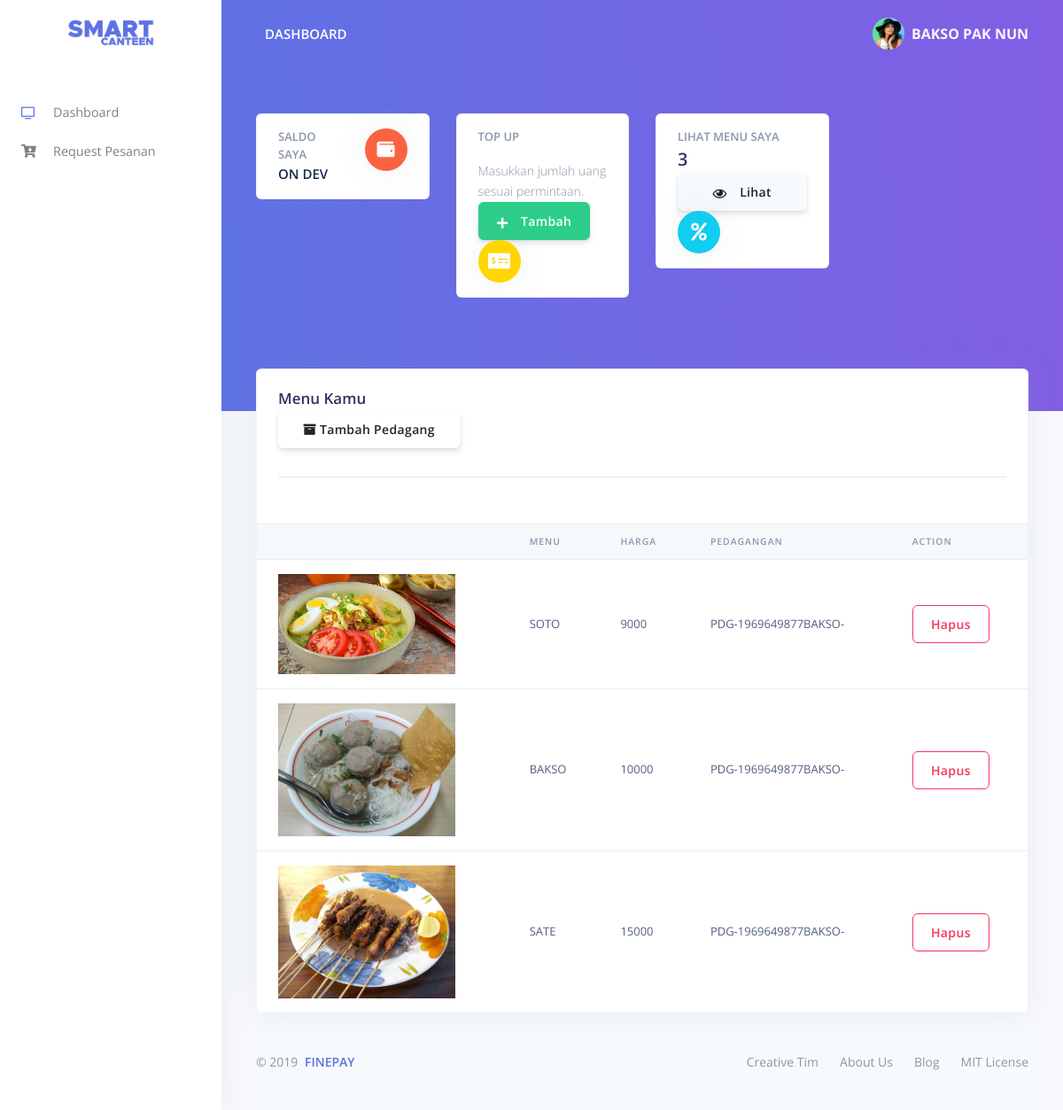
The app's page /dashboard/pedagang/index.php (signed in) with its own data.
### tables this page shows
CREATE TABLE `menu` (
  `id_menu` varchar(20) NOT NULL,
  `name_menu` varchar(50) NOT NULL,
  `harga` int(20) NOT NULL,
  `id_pedagang` varchar(20) NOT NULL,
  `file` text NOT NULL
);

### dashboard/pedagang/data-menu.php (the view, shortened to what this page needs)
<div class="container-fluid mt--7">
     <div class="row mt-5">
       <div class="col-xl-12 mb-5 mb-xl-0">
         <div class="card shadow">
           <div class="card-header border-0">
             <div class="row align-items-center">
               <div class="col">
                 <h3 class="mb-0">Menu Kamu</h3>
                 <button type="button" class="col-lg-3 btn btn-block btn-white" data-toggle="modal" data-target="#modal-input-menu"><i class="fas fa-archive"></i> Tambah Pedagang</button>
                 <hr>
                 </div>
               </div>
             </div>
             <div class="table-responsive">
           <?php
           $data_menu = "SELECT * FROM menu WHERE id_pedagang='" . $_SESSION['id_pedagang'] . "'";
           $hasil_menu = mysqli_query($koneksi, $data_menu);
           $total_record_menu = mysqli_num_rows($hasil_menu);
           ?>
             <table id="tabel-data-user" class="table align-items-center">
               <thead class="thead-light">
                 <tr>
                   <th scope="col"></th>
                   <th scope="col">Menu</th>
                   <th scope="col">Harga</th>
                   <th scope="col">Pedagangan</th>
                   <th scope="col">Action</th>
                 </tr>
               </thead>
               <tbody>
               <?php
           if (($total_record_menu) > 0) {
             while($row = mysqli_fetch_assoc($hasil_menu)) {
                 echo "<tr>
                   <th scope='row'>" . "<img src='$row[file]' style='width: 200px'>" . "</th>
                   <td>" . $row["name_menu"]."</td>
                   <td>".$row["harga"]."</td>
                   <td>".$row["id_pedagang"]."</td>
                   <td>
                   <button type='button' class='btn btn-outline-danger' data-toggle='modal' data-target='#modal-hapus". $row["id_menu"] . "'>Hapus</button>
                   </td>
                 </tr>"; ?>
                 </div>
               </div>
       <?php
       };
             } else {
             echo "<div class='alert alert-warning text-center' role='alert>
             <span class='alert-inner--icon><strong>Warning!</strong> Tidak ada data ditemukan</span>
             </div>";
           }
               ?>

### records on screen
menu: file (picture), name_menu "SOTO", harga "9000", id_pedagang "PDG-1969649877BAKSO-"
menu: file (picture), name_menu "BAKSO", harga "10000", id_pedagang "PDG-1969649877BAKSO-"
menu: file (picture), name_menu "SATE", harga "15000", id_pedagang "PDG-1969649877BAKSO-"

### other values on screen
$_SESSION['nama'] "BAKSO PAK NUN"
$jml_menu "3"
